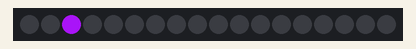
Recording of a sketch running on a simulated Arduino Uno, built with avr-gcc and run on an emulated ATmega328P. Parts: 18 RGB LEDs in strip order, left to right. Random numbers use the default seed unless the sketch sets one.

Above: at 0.05 s.
At 5.01 s:
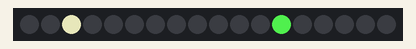
At 9.97 s:
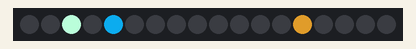
At 19.9 s:
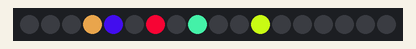
At 29.82 s:
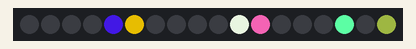
At 39.85 s:
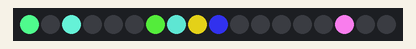

The sketch:

stars.ino
```cpp
#include <FastLED.h>
#include <EEPROM.h>

#define NUM_LEDS 18          // how many lights the strip has
#define DATA_PIN 7           //connected to data pin 6
CRGB leds[NUM_LEDS];         //led array

void Twinkle(byte red, byte green, byte blue, int Count, int SpeedDelay, boolean OnlyOne);
void TwinkleRandom(int Count, int SpeedDelay, boolean OnlyOne);
void setPixel(int Pixel, byte red, byte green, byte blue);

void setup() {
  // put your setup code here, to run once:
  FastLED.addLeds<WS2812B, DATA_PIN, GRB>(leds, NUM_LEDS);   //adds the type/# of leds and where the data for them are stores
  fill_solid(leds, NUM_LEDS, CRGB(255,0,0));
  FastLED.show();
}

void loop() {
  // put your main code here, to run repeatedly:
  //Twinkle(0xff, 0xff, 0xff, 1, 100, false);
   TwinkleRandom(12, 100, false);

}

void TwinkleRandom(int Count, int SpeedDelay, boolean OnlyOne) {
  fill_solid(leds, NUM_LEDS, CRGB(0,0,0));

  for (int i=0; i<Count; i++) {
     setPixel(random(NUM_LEDS),random(0,255),random(0,255),random(0,255));
     FastLED.show();
     delay(SpeedDelay);
     if(OnlyOne) {
       fill_solid(leds, NUM_LEDS, CRGB(255,0,0));
     }
   }
}

void Twinkle(byte red, byte green, byte blue, int Count, int SpeedDelay, boolean OnlyOne) {
  fill_solid(leds, NUM_LEDS, CRGB(0,0,0));

  for (int i=0; i<Count; i++) {
     setPixel(random(NUM_LEDS),red,green,blue);
     FastLED.show();
     delay(SpeedDelay);
     if(OnlyOne) {
       fill_solid(leds, NUM_LEDS, CRGB(0,0,0));
     }
   }

  delay(SpeedDelay);
}

void setPixel(int Pixel, byte red, byte green, byte blue) {
 #ifdef ADAFRUIT_NEOPIXEL_H
   // NeoPixel
   strip.setPixelColor(Pixel, strip.Color(red, green, blue));
 #endif
 #ifndef ADAFRUIT_NEOPIXEL_H
   // FastLED
   leds[Pixel].r = red;
   leds[Pixel].g = green;
   leds[Pixel].b = blue;
 #endif
}
```
